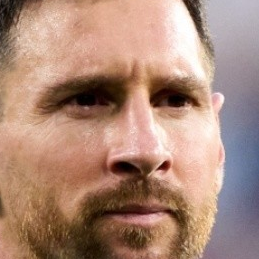
#> input picture train/cropped/lionel messi - Google Search/lionel messi - Google Search13.png, 259 x 259 px, given in place of Maria Sharapova Shows off Toned Body.jpg, which was not available
$ jupyter execute --allow-errors sports_celebrity_classification.ipynb   (shell and % lines are left out)   (text cells are left out)
#> lines starting #> are read from the running program, lines starting #| are printed output that depends on the picture; long printed decimals are rounded; pictures that were not available may be replaced by others from this repository, and a replacement may not be noted
[cell 1]
import numpy as np
import cv2
import matplotlib
from matplotlib import pyplot as plt

[cell 2]
img = cv2.imread('./test/Maria Sharapova Shows off Toned Body.jpg')
#> img is the input picture: shape (259, 259, 3); mean B, G, R 121, 137.4, 171.8
img.shape
img

[cell 3]
plt.imshow(img)

[cell 4]
im  = cv2.resize(img,(128,128))
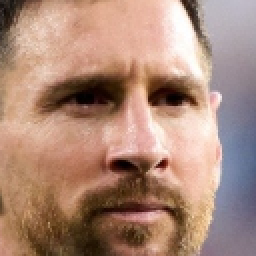
#> im: shape (128, 128, 3) (shown 2 times larger); mean B, G, R 120.8, 137.3, 171.7

[cell 5]
plt.imshow(im)

[cell 6]
plt.imshow(img)

[cell 7]
gray = cv2.cvtColor(img, cv2.COLOR_BGR2GRAY)
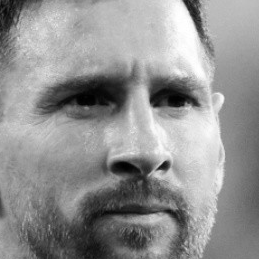
#> gray: shape (259, 259); min 0, max 255, mean 145.8
gray.shape
#> Out = (259, 259)

[cell 8]
gray[0]
#> Out = 259 values, max 237 at index 174, min 14 at index 10, mean 149.8

[cell 9]
plt.imshow(gray, cmap='gray')

[cell 10]
face_cascade = cv2.CascadeClassifier('./opencv/haarcascade_frontalface_default.xml')
eye_cascade = cv2.CascadeClassifier('./opencv/haarcascade_eye.xml')

faces = face_cascade.detectMultiScale(gray, 1.3, 5)
#> faces = ()
faces

[cell 11]
eye_cascade

#> (a cell that did not finish here is left out)

#> (a cell that did not finish here is left out)

[cell 14]
cv2.destroyAllWindows()
for (x,y,w,h) in faces:
    face_img = cv2.rectangle(img,(x,y),(x+w,y+h),(255,0,0),2)
    roi_gray = gray[y:y+h, x:x+w]
    roi_color = face_img[y:y+h, x:x+w]
    eyes = eye_cascade.detectMultiScale(roi_gray)
    for (ex,ey,ew,eh) in eyes:
        cv2.rectangle(roi_color,(ex,ey),(ex+ew,ey+eh),(0,255,0),2)
#> this loop made 0 passes


plt.figure()
#> (the rest of this cell did not finish here and is left out)

#> (a cell that did not finish here is left out)

#> (a cell that did not finish here is left out)

[cell 17]
import numpy as np
import pywt
import cv2

def w2d(img, mode='haar', level=1):
    imArray = img
    #Datatype conversions
    #convert to grayscale
    imArray = cv2.cvtColor( imArray,cv2.COLOR_RGB2GRAY )
    #convert to float
    imArray =  np.float32(imArray)
    imArray /= 255;
    # compute coefficients
    coeffs=pywt.wavedec2(imArray, mode, level=level)

    #Process Coefficients
    coeffs_H=list(coeffs)
    coeffs_H[0] *= 0;

    # reconstruction
    imArray_H=pywt.waverec2(coeffs_H, mode);
    imArray_H *= 255;
    imArray_H =  np.uint8(imArray_H)

    return imArray_H

#> (a cell that did not finish here is left out)

[cell 19]
def get_cropped_image_if_2_eyes(image_path):
#> called with image_path = './train/86989484.jpg'
    img = cv2.imread(image_path)
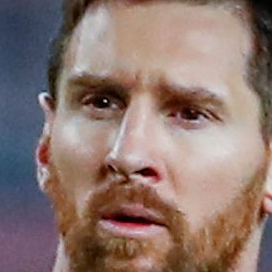
#> input picture train/cropped/lionel messi - Google Search/lionel messi - Google Search14.png, 272 x 272 px, given in place of 86989484.jpg, which was not available
#> img is the input picture: shape (272, 272, 3); mean B, G, R 111.7, 118.5, 140.5
    gray = cv2.cvtColor(img, cv2.COLOR_BGR2GRAY)
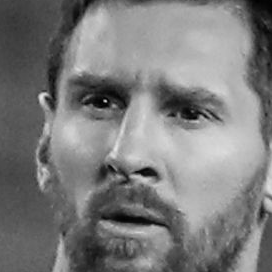
#> gray: shape (272, 272); min 1, max 230, mean 124.3
    faces = face_cascade.detectMultiScale(gray, 1.3, 5)
#> faces = [[15, 13, 244, 244]]
    a =[]
    for (x,y,w,h) in faces:
        roi_gray = gray[y:y+h, x:x+w]
        roi_color = img[y:y+h, x:x+w]
        eyes = eye_cascade.detectMultiScale(roi_gray)
        if len(eyes) >= 2:
            a.append(roi_color)
#> this loop made 1 pass
#> (x, y, w, h, eyes) on pass 1: (15, 13, 244, 244, [[144, 69, 58, 58], [51, 56, 63, 63]])
#> pass 1, in get_cropped_image_if_2_eyes, `roi_gray = gray[y:y+h, x:x+w]`:
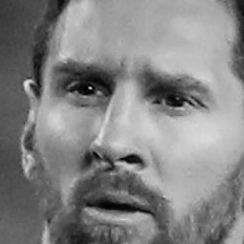
#> roi_gray: shape (244, 244); min 2, max 230, mean 131.8
#> pass 1, in get_cropped_image_if_2_eyes, `roi_color = img[y:y+h, x:x+w]`:
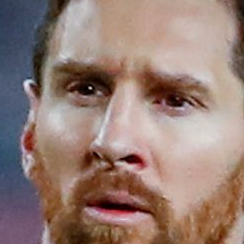
#> roi_color: shape (244, 244, 3); mean B, G, R 117.1, 125.6, 149.7
#> after the loop, a = 1 item
    return a

[cell 20]
aa =get_cropped_image_if_2_eyes('./train/86989484.jpg')
#> aa = 1 item
#> (the rest of this cell did not finish here and is left out)

[cell 21]
import scipy.spatial as sp
import os
a = cv2.imread('train/cropped/lionel messi - Google Search/lionel messi - Google Search1.png')
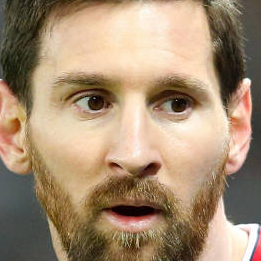
#> input picture train/cropped/lionel messi - Google Search/lionel messi - Google Search1.png, 261 x 261 px
#> a is the input picture: shape (261, 261, 3); mean B, G, R 114.8, 141.4, 165.3
a =cv2.cvtColor(a, cv2.COLOR_BGR2GRAY)
#> a: shape (261, 261)
a  = cv2.resize(a, (200, 200),
               interpolation = cv2.INTER_NEAREST)
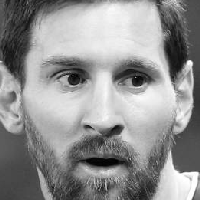
#> a: shape (200, 200); min 0, max 255, mean 145.7
for i in os.listdir('train/cropped/lionel messi - Google Search'):
    b = cv2.imread('train/cropped/lionel messi - Google Search/' + i)
    b = cv2.cvtColor(b, cv2.COLOR_BGR2GRAY)
    b = cv2.resize(b, (200, 200),
               interpolation = cv2.INTER_NEAREST)

    c  = 1 - sp.distance.cdist(a,b, 'cosine')
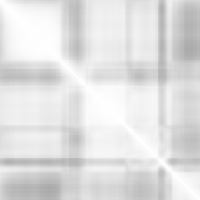
#> c: shape (200, 200) float64; min 0.666, max 1, mean 0.883

    print(sum(sum(c))/(200*200))
#| 0.8834
#> pass 2 of the loop `for i in os.listdir('train/cropped/lionel messi - Google Search'):`:
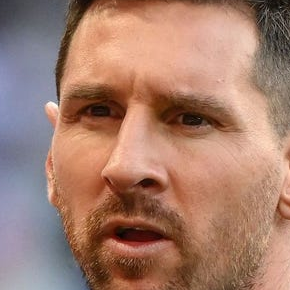
#> input picture train/cropped/lionel messi - Google Search/lionel messi - Google Search11.png, 290 x 290 px
#> b is the input picture: shape (290, 290, 3); mean B, G, R 109.2, 125.7, 165.1
#> `b = cv2.resize(b, (200, 200), interpolation = cv2.INTER_NEAREST)`:
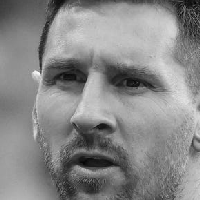
#> b: shape (200, 200); min 1, max 254, mean 135.4
#> `c  = 1 - sp.distance.cdist(a,b, 'cosine')`:
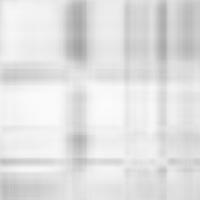
#> c: shape (200, 200) float64; min 0.634, max 0.987, mean 0.884
#| 0.8842
#> pass 3 of the loop `for i in os.listdir('train/cropped/lionel messi - Google Search'):`:
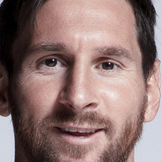
#> input picture train/cropped/lionel messi - Google Search/lionel messi - Google Search12.png, 162 x 162 px
#> b is the input picture: shape (162, 162, 3); mean B, G, R 114.5, 117.7, 143.1
#> `c  = 1 - sp.distance.cdist(a,b, 'cosine')`:
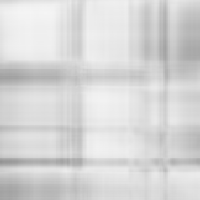
#> c: shape (200, 200) float64; min 0.576, max 0.962, mean 0.844
#| 0.8435
#> the loop made 5 passes; the first 3 are shown

[cell 22]
import cv2
d= cv2.imread('/train/cropped/roger federer - Google Search/roger federer - Google Search6.png')
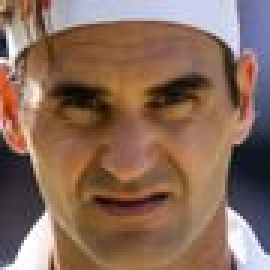
#> input picture train/cropped/roger federer - Google Search/roger federer - Google Search6.png, 90 x 90 px, found by its file name (shown 3 times larger)
#> d is the input picture: shape (90, 90, 3); mean B, G, R 90.7, 106.8, 137.1
d

[cell 23]
original_image = cv2.imread('./test/Maria Sharapova Shows off Toned Body.jpg')
plt.imshow(original_image)

[cell 24]
cropped_image = get_cropped_image_if_2_eyes('./test/Maria Sharapova Shows off Toned Body.jpg')
#> cropped_image = []
#> (the rest of this cell did not finish here and is left out)

[cell 25]
org_image_obstructed = cv2.imread('./test/Photos_ Happy Birthday Roger Federer.jpg')
plt.imshow(org_image_obstructed)

[cell 26]
cropped_image_no_2_eyes = get_cropped_image_if_2_eyes('./test/Photos_ Happy Birthday Roger Federer.jpg')
#> cropped_image_no_2_eyes = 1 item
cropped_image_no_2_eyes

[cell 27]
path_to_data = "./train/"
path_to_cr_data = "./train/cropped/"

[cell 28]
import os
img_dirs = []
for entry in os.scandir(path_to_data):
    if entry.is_dir():
        img_dirs.append(entry.path)

[cell 29]
img_dirs

[cell 30]
import shutil
if os.path.exists(path_to_cr_data):
     shutil.rmtree(path_to_cr_data)
os.mkdir(path_to_cr_data)

[cell 31]
cropped_image_dirs = []
celebrity_file_names_dict = {}
#> (the rest of this cell did not finish here and is left out)

[cell 32]
celebrity_file_names_dict = {}
for img_dir in cropped_image_dirs:
    celebrity_name = img_dir.split('/')[-1]
    file_list = []
    for entry in os.scandir(img_dir):
        file_list.append(entry.path)
    celebrity_file_names_dict[celebrity_name] = file_list
celebrity_file_names_dict

[cell 33]
class_dict = {}
count = 0
for celebrity_name in celebrity_file_names_dict.keys():
    class_dict[celebrity_name] = count
    count = count + 1
class_dict
